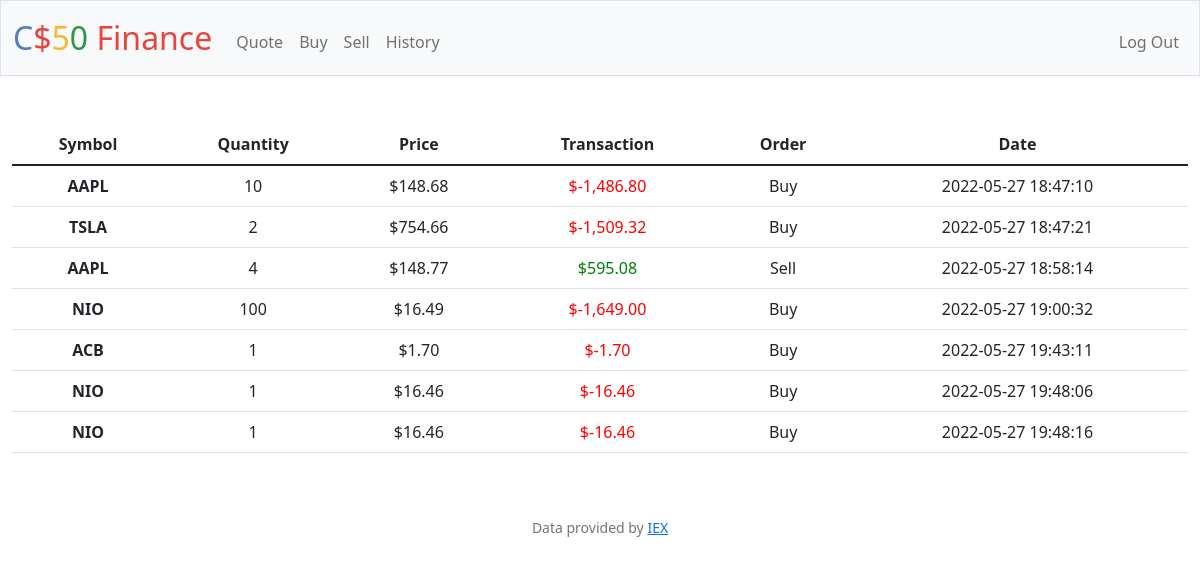
Page /history (signed in) on the earlier database version.
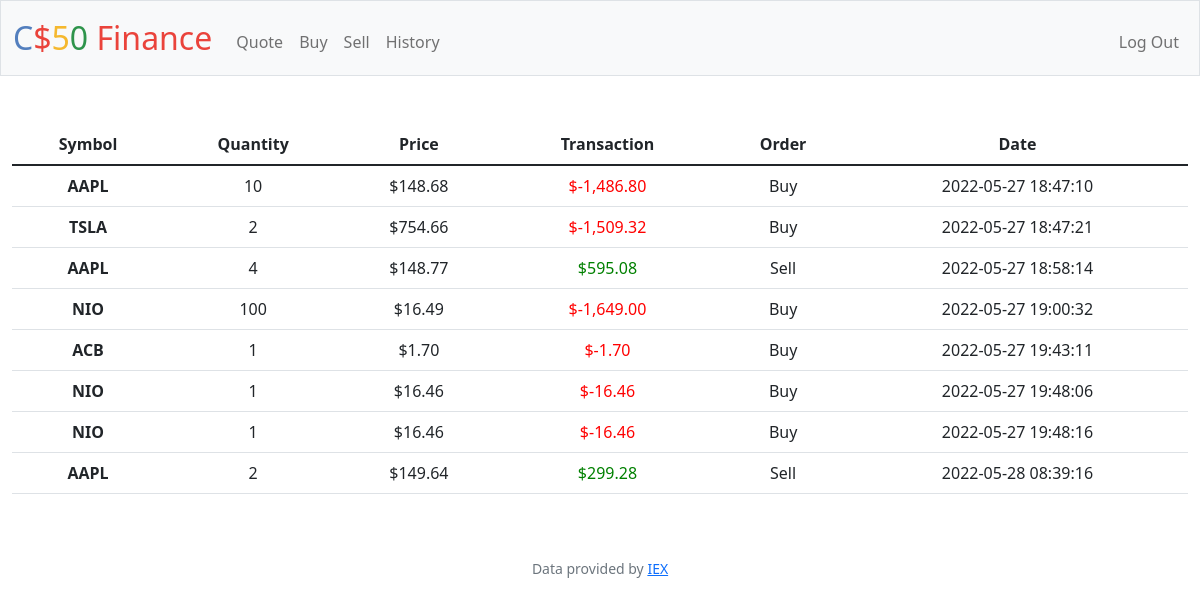
Same page on the later database version.
### tables this page shows
CREATE TABLE portfolio(
   id INTEGER PRIMARY KEY,
   user_id INTEGER,
   symbol TEXT NOT NULL,
   quantity INTEGER NOT NULL,
   price INTEGER NOT NULL,
   Timestamp DATETIME DEFAULT CURRENT_TIMESTAMP,
   FOREIGN KEY (user_id)
      REFERENCES users (id)
         ON DELETE CASCADE
         ON UPDATE NO ACTION
);

### app.py (the view)
@app.route("/history")
@login_required
def history():
    transactions = db.execute("SELECT symbol, quantity, price, Timestamp FROM portfolio WHERE user_id = (?)", session["user_id"])
    if transactions == None:
        return apology("No transactions yet.", 403)
    return render_template("history.html", transactions = transactions)

### app.py (called while the page is built)
@app.after_request
def after_request(response):
    response.headers["Cache-Control"] = "no-cache, no-store, must-revalidate"
    response.headers["Expires"] = 0
    response.headers["Pragma"] = "no-cache"
    return response

### helpers.py (called while the page is built)
def login_required(f):
    @wraps(f)
    def decorated_function(*args, **kwargs):
        if session.get("user_id") is None:
            return redirect("/login")
        return f(*args, **kwargs)
    return decorated_function

def usd(value):
    return f"${value:,.2f}"

### templates/history.html (shortened to what this page needs)
{% extends "layout.html" %}
{% block main %}
<table class="table">
    <thead>
      <tr>
        <th scope="col">Symbol</th>
        <th scope="col">Quantity</th>
        <th scope="col">Price</th>
        <th scope="col">Transaction</th>
        <th scope="col">Order</th>
        <th scope="col">Date</th>
      </tr>
    </thead>
    <tbody>
     {% for t in transactions %}
        <th scope="row">{{t["symbol"]}}</th>
        <td>{{t["quantity"]|abs}}</td>
        <td>{{t["price"] | usd }}</td>
        {% if t["quantity"] > 0 %}
        <td style="color: red">{{ ((-1)*(t["quantity"]*t["price"]))| usd }}</td>
        <td>Buy</td>
        {% else %}
        <td style="color: green">{{ ((-1)*(t["quantity"]*t["price"])) | usd }}</td>
        <td>Sell</td>
        {% endif %}
        <td>{{t["Timestamp"]}}</td>
    {% endfor %}
    </tbody>
  </table>
{% endblock %}

### templates/layout.html (shortened to what this page needs)
<!DOCTYPE html>
<html lang="en">
    <head>
        <link href="https://cdn.jsdelivr.net/npm/bootstrap@5.1.3/dist/css/bootstrap.min.css" rel="stylesheet">
        <link href="/static/styles.css" rel="stylesheet">
    </head>
    <body>
        <nav class="bg-light border navbar navbar-expand-md navbar-light">
            <div class="container-fluid">
                <a class="navbar-brand" href="/"><span class="blue">C</span><span class="red">$</span><span class="yellow">5</span><span class="green">0</span> <span class="red">Finance</span></a>
                <div class="collapse navbar-collapse" id="navbar">
                    {% if session["user_id"] %}
                        <ul class="navbar-nav me-auto mt-2">
                            <li class="nav-item"><a class="nav-link" href="/quote">Quote</a></li>
                            <li class="nav-item"><a class="nav-link" href="/buy">Buy</a></li>
                            <li class="nav-item"><a class="nav-link" href="/sell">Sell</a></li>
                            <li class="nav-item"><a class="nav-link" href="/history">History</a></li>
                        </ul>
                        <ul class="navbar-nav ms-auto mt-2">
                            <li class="nav-item"><a class="nav-link" href="/logout">Log Out</a></li>
                        </ul>
                    {% else %}
                        <ul class="navbar-nav ms-auto mt-2">
                            <li class="nav-item"><a class="nav-link" href="/register">Register</a></li>
                            <li class="nav-item"><a class="nav-link" href="/login">Log In</a></li>
                        </ul>
                    {% endif %}
                </div>
            </div>
        </nav>
        <main class="container-fluid py-5 text-center">
            {% block main %}{% endblock %}
        </main>
        <footer class="mb-5 small text-center text-muted">
            Data provided by <a href="https://iexcloud.io/">IEX</a>
        </footer>
    </body>
</html>

### static/styles.css (style rules this page uses)
nav .navbar-brand { font-size: xx-large; }
nav .navbar-brand .blue { color: #537fbe; }
nav .navbar-brand .red { color: #ea433b; }
nav .navbar-brand .yellow { color: #f5b82e; }
nav .navbar-brand .green { color: #2e944b; }

Differences in the rows shown:
added portfolio: symbol "AAPL", quantity|abs "2", price "$149.64", ((-1)*(t['quantity']*t['price']))|usd "$299.28", Timestamp "2022-05-28 08:39:16"
